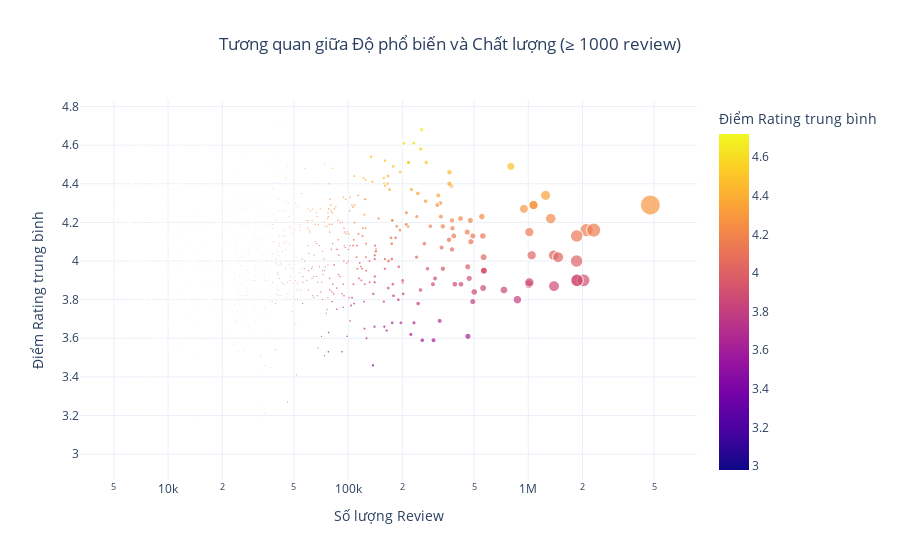

The notebook cell this image was saved under:
### Markdown cell above
##### 9. Biểu đồ tương quan giữa Rating và Số lượng Review

### Code cell
import plotly.express as px

df_plot = df_books[df_books['review_count'] >= 5000]
fig = px.scatter(
    df_plot,
    x="review_count",
    y="avg_rating",
    size="review_count",
    color="avg_rating",
    hover_name="title",
    hover_data=["author", "genres_clean"],
    log_x=True,
    labels={
        "review_count": "Số lượng Review",
        "avg_rating": "Điểm Rating trung bình"
    },
    title="Tương quan giữa Độ phổ biến và Chất lượng (≥ 1000 review)",
    template="plotly_white"
)
fig.update_layout(
    title_x=0.5)

fig.show()
